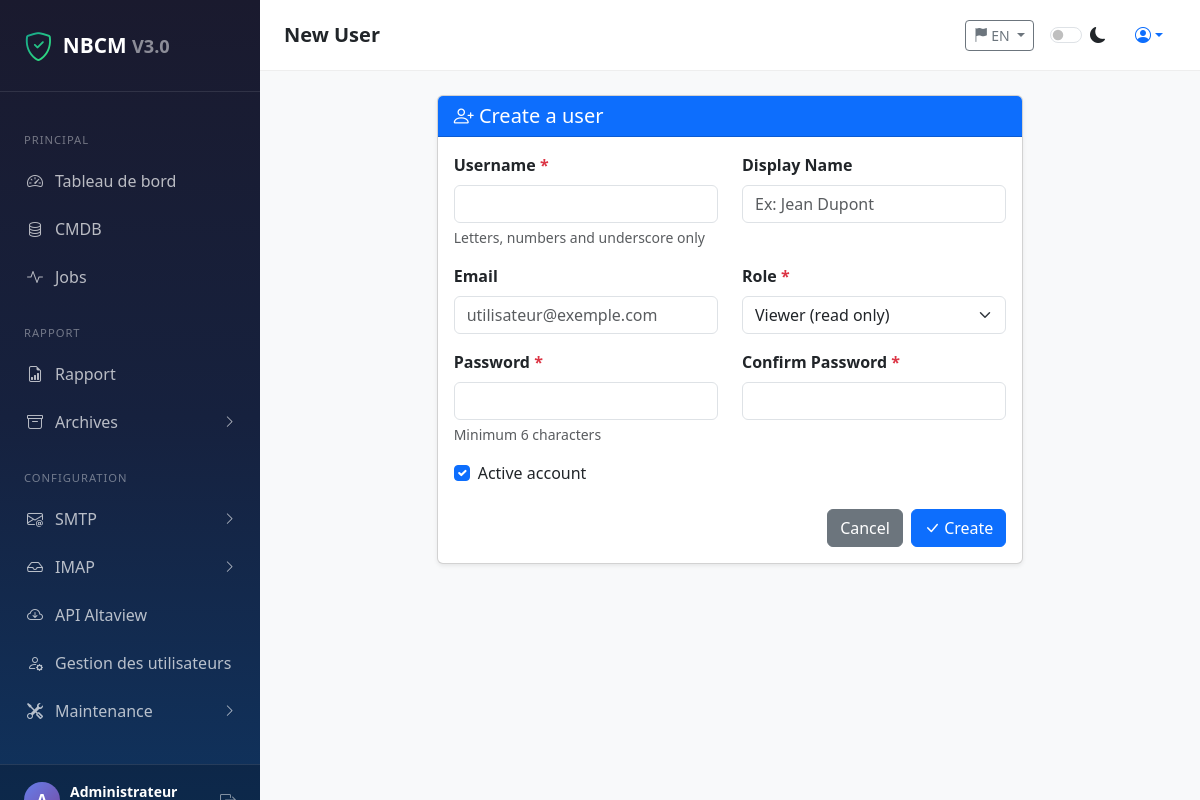
/users/add (signed in), run on the app's committed database.
### app/models/user.py (models this page shows, shortened)
class User(UserMixin, db.Model):
    __tablename__ = 'users'
    id = db.Column(db.Integer, primary_key=True)
    username = db.Column(db.String(80), unique=True, nullable=False, index=True)
    email = db.Column(db.String(120), unique=True, nullable=False, index=True)
    password_hash = db.Column(db.String(256), nullable=False)
    role = db.Column(db.String(20), default='viewer', nullable=False)  # admin, operator, viewer
    display_name = db.Column(db.String(100))
    avatar_url = db.Column(db.String(255))
    is_active = db.Column(db.Boolean, default=True)
    is_verified = db.Column(db.Boolean, default=False)
    created_at = db.Column(db.DateTime, default=datetime.now)
    updated_at = db.Column(db.DateTime, default=datetime.now, onupdate=datetime.now)
    last_login = db.Column(db.DateTime)
    language = db.Column(db.String(5), default='en')  # Default language: English
    theme = db.Column(db.String(10), default='light')
    api_key = db.Column(db.String(64), unique=True, index=True)
    api_key_created_at = db.Column(db.DateTime)
    def is_admin(self):
        return self.role == 'admin'

### app/routes/auth.py (the view, shortened to what this page needs)
@auth_bp.route('/users/add', methods=['GET', 'POST'])
@admin_required
def add_user():
    return render_template('auth/add_user.html')

### app/__init__.py (called while the page is built)
def register_context_processors(app):
    @app.context_processor
    def inject_globals():
        from app.services.config_service import get_config
        from app.services.translations import t, get_user_language
        return {
            'now': datetime.now,
            'get_config': get_config,
            'app_version': 'V3.0',  # MODIFIÉ : V2.5 → V3.0
            't': t,  # Translation function
            'user_lang': get_user_language  # Current user language
        }

### app/models/user.py (called while the page is built)
@login_manager.user_loader
def load_user(user_id):
    return User.query.get(int(user_id))

### app/routes/auth.py (called while the page is built)
def admin_required(f):
    @wraps(f)
    @login_required
    def decorated_function(*args, **kwargs):
        if not current_user.is_admin():
            flash('Accès réservé aux administrateurs.', 'danger')
            return redirect(url_for('dashboard.index'))
        return f(*args, **kwargs)
    return decorated_function

### app/services/translations.py (called while the page is built)
def get_translation(key, lang='en'):
    if key in TRANSLATIONS:
        return TRANSLATIONS[key].get(lang, TRANSLATIONS[key].get('en', key))
    return key

def get_user_language():
    from flask_login import current_user
    if current_user and current_user.is_authenticated:
        return current_user.language or 'en'
    return 'en'

def t(key):
    return get_translation(key, get_user_language())

### app/templates/auth/add_user.html (shortened to what this page needs)
{% extends "base.html" %}
{% block page_title %}{{ t('users_new') }}{% endblock %}
{% block content %}
<div class="row justify-content-center">
    <div class="col-md-8">
        <div class="card shadow-sm">
            <div class="card-header bg-primary text-white"><h5 class="mb-0"><i class="bi bi-person-plus"></i> {{ t('users_create_title') }}</h5></div>
            <div class="card-body">
                <form method="POST">
                    <div class="row mb-3">
                        <div class="col-md-6">
                            <label class="form-label fw-bold">{{ t('auth_username') }} <span class="text-danger">*</span></label>
                            <input type="text" class="form-control" name="username" required pattern="[a-zA-Z0-9_]+" title="{{ t('auth_username_helper') }}">
                            <div class="form-text">{{ t('auth_username_helper') }}</div>
                        </div>
                        <div class="col-md-6"><label class="form-label fw-bold">{{ t('profile_display_name') }}</label><input type="text" class="form-control" name="display_name" placeholder="Ex: Jean Dupont"></div>
                    </div>
                    <div class="row mb-3">
                        <div class="col-md-6"><label class="form-label fw-bold">{{ t('profile_email') }}</label><input type="email" class="form-control" name="email" placeholder="utilisateur@exemple.com"></div>
                        <div class="col-md-6">
                            <label class="form-label fw-bold">{{ t('users_role') }} <span class="text-danger">*</span></label>
                            <select class="form-select" name="role" required>
                                <option value="viewer">{{ t('users_role_viewer') }}</option>
                            </select>
                        </div>
                    </div>
                    <div class="row mb-3">
                        <div class="col-md-6">
                            <label class="form-label fw-bold">{{ t('auth_password') }} <span class="text-danger">*</span></label>
                            <input type="password" class="form-control" name="password" required minlength="6">
                            <div class="form-text">{{ t('auth_password_helper') }}</div>
                        </div>
                        <div class="col-md-6"><label class="form-label fw-bold">{{ t('profile_confirm_password') }} <span class="text-danger">*</span></label><input type="password" class="form-control" name="confirm_password" required></div>
                    </div>
                    <div class="form-check mb-4">
                        <input type="checkbox" class="form-check-input" name="is_active" id="is_active" checked>
                        <label class="form-check-label" for="is_active">{{ t('users_active_account') }}</label>
                    </div>
                    <div class="d-flex justify-content-end gap-2">
                        <a href="{{ url_for('auth.users') }}" class="btn btn-secondary">{{ t('btn_cancel') }}</a>
                        <button type="submit" class="btn btn-primary"><i class="bi bi-check-lg"></i> {{ t('btn_create') }}</button>
                    </div>
                </form>
            </div>
        </div>
    </div>
</div>
{% endblock %}

### app/templates/base.html (shortened to what this page needs)
<!DOCTYPE html>
<html lang="{{ current_user.language if current_user.is_authenticated else 'fr' }}" data-bs-theme="light">
<head>
    <link href="https://cdn.jsdelivr.net/npm/bootstrap@5.3.0/dist/css/bootstrap.min.css" rel="stylesheet">
    <link rel="stylesheet" href="https://cdn.jsdelivr.net/npm/bootstrap-icons@1.10.0/font/bootstrap-icons.css">
    <link rel="stylesheet" href="https://cdn.datatables.net/1.13.4/css/dataTables.bootstrap5.min.css">
</head>
<body>
    <nav class="sidebar" id="sidebar">
        <div class="sidebar-header">
            <a href="{{ url_for('dashboard.index') }}" class="sidebar-brand">
                <i class="bi bi-shield-check"></i>
                <span>NBCM <small class="opacity-50">{{ t('app_version') }}</small></span>
            </a>
        </div>
        <div class="sidebar-nav">
            <div class="nav-section">PRINCIPAL</div>
            <ul class="nav flex-column">
                <li class="nav-item">
                    <a class="nav-link {{ 'active' if request.endpoint == 'dashboard.index' }}" href="{{ url_for('dashboard.index') }}">
                        <i class="bi bi-speedometer2"></i> Tableau de bord
                    </a>
                </li>
                <li class="nav-item">
                    <a class="nav-link {{ 'active' if request.endpoint and 'cmdb' in request.endpoint }}" href="{{ url_for('cmdb.list') }}">
                        <i class="bi bi-database"></i> CMDB
                    </a>
                </li>
                <li class="nav-item">
                    <a class="nav-link {{ 'active' if request.endpoint and 'altaview' in request.endpoint }}" href="{{ url_for('altaview.list') }}">
                        <i class="bi bi-activity"></i> Jobs
                    </a>
                </li>
            </ul>
            <div class="nav-section">RAPPORT</div>
            <ul class="nav flex-column">
                <li class="nav-item">
                    <a class="nav-link {{ 'active' if request.endpoint and 'rapport' in request.endpoint }}" href="{{ url_for('rapport.index') }}">
                        <i class="bi bi-file-earmark-bar-graph"></i> Rapport
                    </a>
                </li>
                <li class="nav-item">
                    <a class="nav-link has-submenu" data-bs-toggle="collapse" href="#submenuArchives" role="button" aria-expanded="false" aria-controls="submenuArchives">
                        <i class="bi bi-archive"></i> Archives
                        <i class="bi bi-chevron-right"></i>
                    </a>
                </li>
            </ul>
            <div class="nav-section">CONFIGURATION</div>
            <ul class="nav flex-column">
                {% if current_user.is_admin() %}
                <li class="nav-item">
                    <a class="nav-link has-submenu" data-bs-toggle="collapse" href="#submenuSMTP" role="button" aria-expanded="false" aria-controls="submenuSMTP">
                        <i class="bi bi-envelope-at"></i> SMTP
                        <i class="bi bi-chevron-right"></i>
                    </a>
                </li>
                <li class="nav-item">
                    <a class="nav-link has-submenu" data-bs-toggle="collapse" href="#submenuIMAP" role="button" aria-expanded="false" aria-controls="submenuIMAP">
                        <i class="bi bi-inbox"></i> IMAP
                        <i class="bi bi-chevron-right"></i>
                    </a>
                </li>
                <li class="nav-item">
                    <a class="nav-link" href="{{ url_for('admin.index') }}#api">
                        <i class="bi bi-cloud-arrow-down"></i> API Altaview
                    </a>
                </li>
                <li class="nav-item">
                    <a class="nav-link {{ 'active' if request.endpoint == 'auth.users' }}" href="{{ url_for('auth.users') }}">
                        <i class="bi bi-person-gear"></i> Gestion des utilisateurs
                    </a>
                </li>
                <li class="nav-item">
                    <a class="nav-link has-submenu" data-bs-toggle="collapse" href="#submenuMaintenance" role="button" aria-expanded="false" aria-controls="submenuMaintenance">
                        <i class="bi bi-tools"></i> Maintenance
                        <i class="bi bi-chevron-right"></i>
                    </a>
                </li>
                {% endif %}
            </ul>
        </div>
        <div class="sidebar-footer">
            <div class="user-info">
                <div class="user-avatar">{{ current_user.username[0].upper() if current_user.is_authenticated else '?' }}</div>
                <div class="flex-grow-1">
                    <div class="fw-bold text-white small">{{ current_user.display_name or current_user.username if current_user.is_authenticated else 'Invité' }}</div>
                </div>
                {% if current_user.is_authenticated %}
                <a href="{{ url_for('auth.logout') }}" class="text-white-50" title="{{ t('nav_logout') }}"><i class="bi bi-box-arrow-right"></i></a>
                {% endif %}
            </div>
        </div>
    </nav>
    <div class="main-content">
        <div class="top-bar">
            <div class="d-flex align-items-center gap-3">
                <h5 class="mb-0 fw-bold">{% block page_title %}Dashboard{% endblock %}</h5>
            </div>
            <div class="d-flex align-items-center gap-3">
                {% if current_user.is_authenticated %}
                <div class="dropdown">
                    <button class="btn btn-sm btn-outline-secondary dropdown-toggle" type="button" data-bs-toggle="dropdown" aria-expanded="false">
                        {% if current_user.language == 'fr' %}
                            <i class="bi bi-flag-fill"></i> FR
                        {% elif current_user.language == 'pl' %}
                            <i class="bi bi-flag-fill"></i> PL
                        {% else %}
                            <i class="bi bi-flag-fill"></i> EN
                        {% endif %}
                    </button>
                </div>
                {% endif %}
                <div class="form-check form-switch mb-0">
                    <input class="form-check-input" type="checkbox" id="themeToggle">
                    <label class="form-check-label" for="themeToggle"><i class="bi bi-moon-fill"></i></label>
                </div>
                {% if current_user.is_authenticated %}
                <div class="dropdown">
                    <button class="btn btn-link text-decoration-none dropdown-toggle" data-bs-toggle="dropdown"><i class="bi bi-person-circle"></i></button>
                </div>
                {% endif %}
            </div>
        </div>
        <div class="content-wrapper">
            {% block content %}{% endblock %}
        </div>
    </div>
</body>
</html>

### app/templates/base.html (style rules this page uses)
:root { --sidebar-width: 260px; --primary-gradient: linear-gradient(135deg, #667eea 0%, #764ba2 100%); --success-gradient: linear-gradient(135deg, #11998e 0%, #38ef7d 100%); --danger-gradient: linear-gradient(135deg, #cb2d3e 0%, #ef473a 100%); --warning-gradient: linear-gradient(135deg, #f2994a 0%, #f2c94c 100%); }
body { min-height: 100vh; display: flex; }
.sidebar { width: var(--sidebar-width); min-height: 100vh; position: fixed; left: 0; top: 0; background: linear-gradient(180deg, #1a1a2e 0%, #16213e 50%, #0f3460 100%); z-index: 1000; transition: transform 0.3s ease; display: flex; flex-direction: column; }
.sidebar-header { padding: 1.5rem; border-bottom: 1px solid rgba(255,255,255,0.1); flex-shrink: 0; }
.sidebar-brand { color: #fff; font-size: 1.3rem; font-weight: 700; text-decoration: none; display: flex; align-items: center; gap: 10px; }
.sidebar-brand i { font-size: 1.8rem; background: var(--success-gradient); -webkit-background-clip: text; -webkit-text-fill-color: transparent; }
.sidebar-nav { padding: 1rem 0; flex: 1; overflow-y: auto; overflow-x: hidden; padding-bottom: 100px; }
.nav-section { padding: 0.5rem 1.5rem; font-size: 0.7rem; text-transform: uppercase; color: rgba(255,255,255,0.4); letter-spacing: 1px; margin-top: 1rem; }
.sidebar .nav-link { color: rgba(255,255,255,0.7); padding: 0.75rem 1.5rem; display: flex; align-items: center; gap: 12px; transition: all 0.2s ease; border-left: 3px solid transparent; text-decoration: none; }
.sidebar .nav-link.has-submenu { cursor: pointer; }
.sidebar .nav-link.has-submenu .bi-chevron-right { margin-left: auto; transition: transform 0.2s ease; font-size: 0.8rem; }
.sidebar-footer { position: absolute; bottom: 0; left: 0; right: 0; padding: 1rem 1.5rem; border-top: 1px solid rgba(255,255,255,0.1); background: rgba(0,0,0,0.2); }
.user-info { display: flex; align-items: center; gap: 10px; color: rgba(255,255,255,0.8); }
.user-avatar { width: 36px; height: 36px; border-radius: 50%; background: var(--primary-gradient); display: flex; align-items: center; justify-content: center; font-weight: 600; color: #fff; }
.main-content { margin-left: var(--sidebar-width); flex: 1; min-height: 100vh; background: #f8f9fa; }
.top-bar { background: #fff; padding: 1rem 1.5rem; border-bottom: 1px solid #eee; display: flex; justify-content: space-between; align-items: center; position: sticky; top: 0; z-index: 100; }
.content-wrapper { padding: 1.5rem; }

### data on the page
User: is_active+language "V3.0", is_active+display_name "Administrateur", is_active+language "New User", is_active+language "Create a user", is_active+language "Username", is_active+language "Letters, numbers and underscore only", is_active+language "Display Name", is_active+language "Email", is_active+language "Role", role "Viewer (read only)", is_active+language "Password", is_active+language "Minimum 6 characters", is_active+language "Confirm Password", is_active+language "Active account", is_active+language "Cancel", is_active+language "Create"
